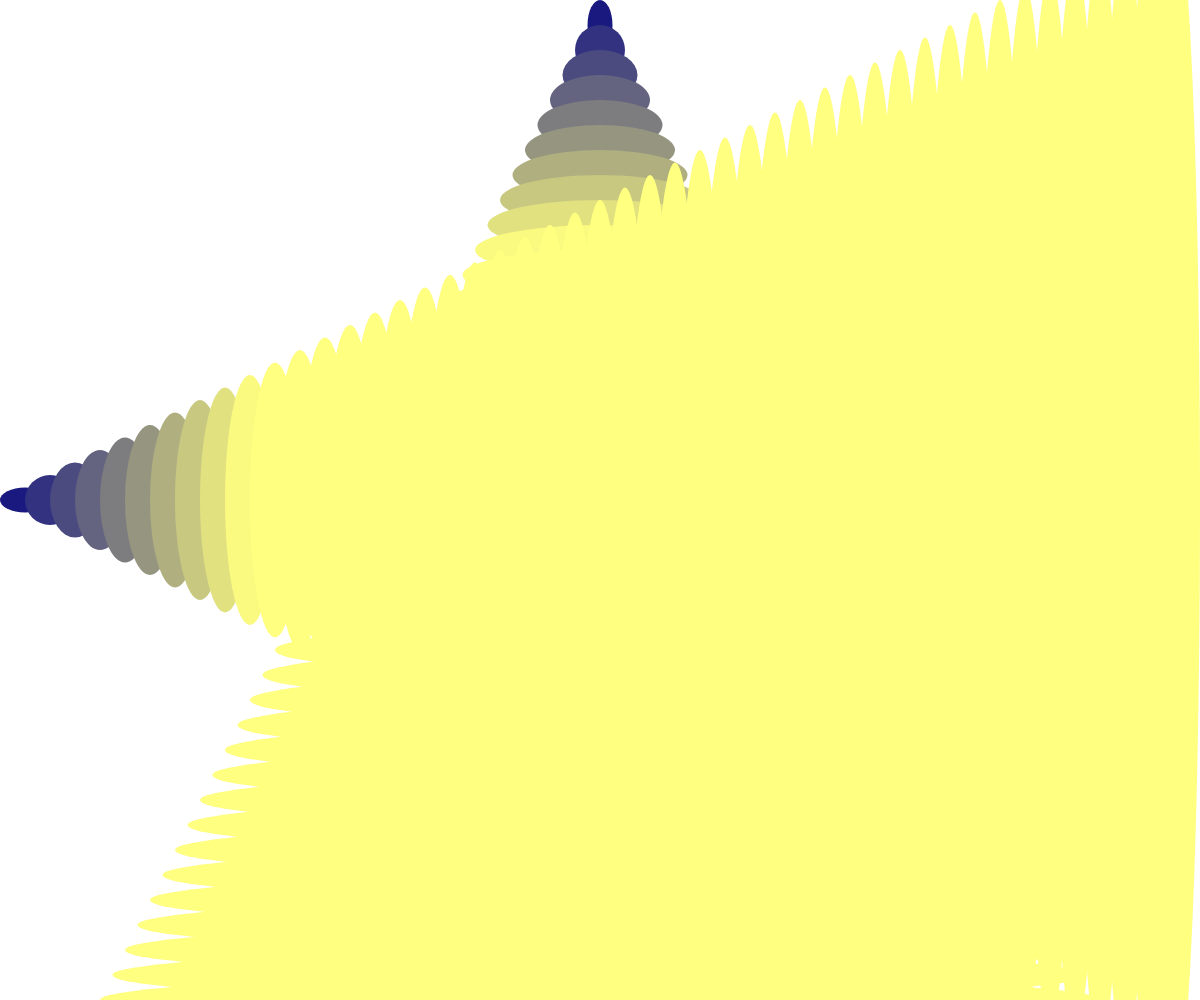
Frame 1 (no input)
Frame 60 (no input): identical to frame 1, image omitted
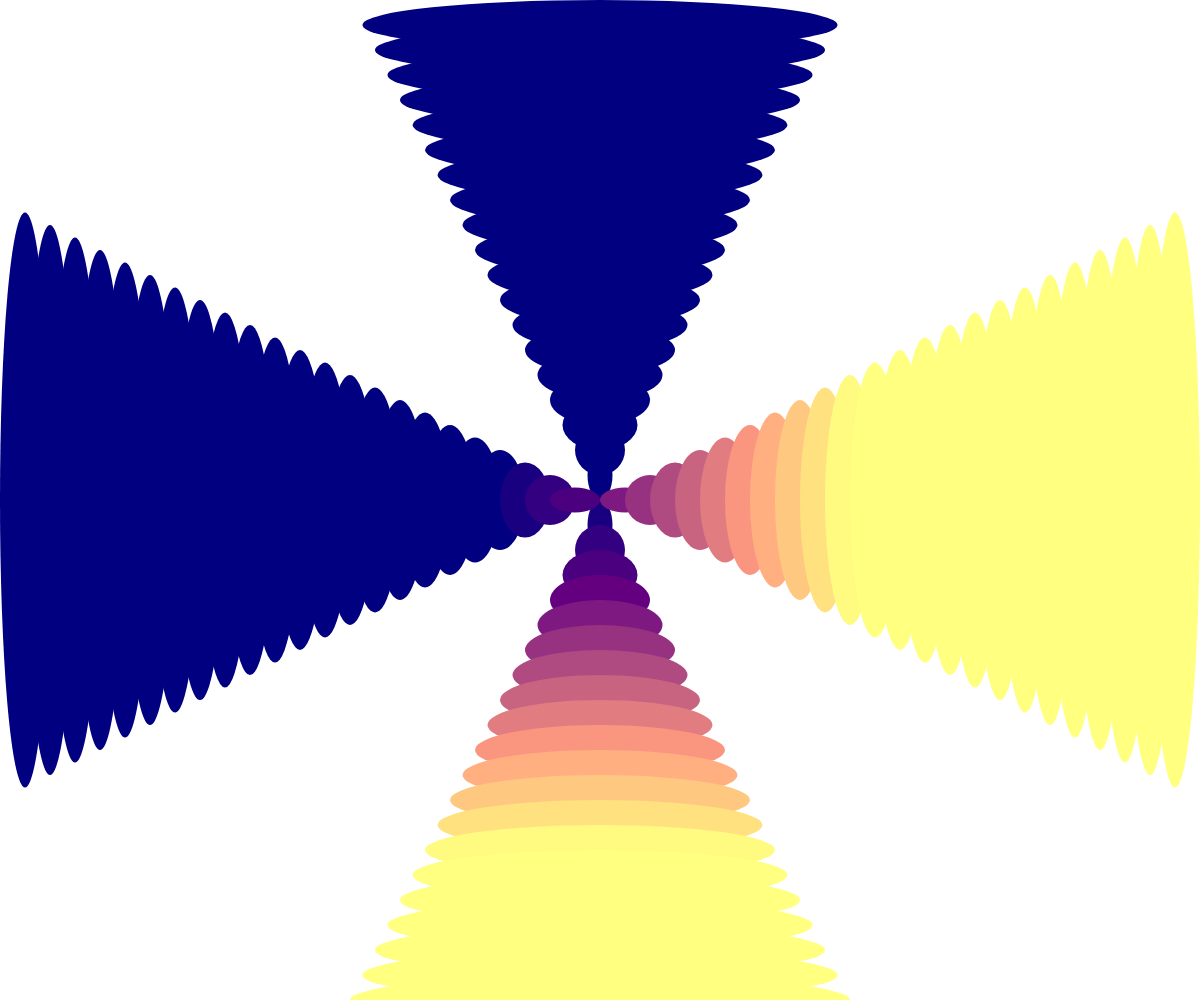
Frame 120 (the mouse pressed at the canvas centre since frame 60)

The p5.js sketch that drew these frames (run headless with seeded random() and noise() and a simulated clock; from frame 60 on, the mouse is pressed at the canvas centre):

// p5.js sketch
// ── sketch.js


function setup() {
  createCanvas(windowWidth, windowHeight);
}

function draw() {
  noStroke()
var x = 25;
var y = 25;
  background('white');
  while (x < windowWidth) {
    // ellipse(x,windowHeight/2,50,50);
    // ellipse(x,windowHeight/2,mouseY-x,mouseX-x);
    // fill(x-75,x-150,x-225);
    fill(x-mouseY, x-mouseX, 128);
    ellipse(x, windowHeight / 2, 50, mouseX - x);
    ellipse(windowWidth/2, y, mouseY-y, 50);
    x = x + 25;
    y = y + 25;
  }
}

function windowResized(){
	resizeCanvas(windowWidth, windowHeight);
}
